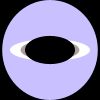
Frame 1 (no input)
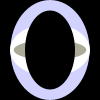
Frame 60 (the mouse pressed at the canvas centre just before this capture)
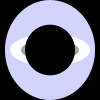
Frame 120 (the mouse held since frame 60 and released just before this capture)

The Processing sketch that drew these frames (run headless with seeded random() and noise(); from frame 60 on, the mouse is pressed at the canvas centre):

// Processing sketch: processing_136409
// ── processing_136409.pde


float cA[] = {20,80}; 
float cB[] = {10,90}; 
float cC[] = {10,100}; 
float cD[] = {10,60}; 
float aColR[] = {150,175}; 
float aColG[] = {150,175}; 
float aColB[] = {150,175}; 
float bColR[] = {0,0}; 
float bColG[] = {0,0}; 
float bColB[] = {0,0}; 
float cColR[] = {180,220}; 
float cColG[] = {180,220}; 
float cColB[] = {1800,220}; 
float dColR[] = {255,255}; 
float dColG[] = {255,255}; 
float dColB[] = {255,255}; 
randomCircles myRandomCircles; 

void setup() { 
  background(28,155,235); 
  frameRate (10); 
  size (100,100); 
} 
  
  void draw() {
  background (0); 
myRandomCircles = new randomCircles ( 

    random(cA[0],cA[1]), 
    random(cB[0],cA[1]), 
    random(cC[0],cC[1]), 
    random(cD[0],cD[1]), 
    random(aColR[0],aColR[1]), 
    random(aColG[0],aColG[1]), 
    random(aColB[0],aColB[1]), 
    random(bColR[0],bColR[1]), 
    random(bColG[0],bColG[1]), 
    random(bColB[0],bColB[1]), 
    random(cColR[0],cColR[1]), 
    random(cColG[0],cColG[1]), 
    random(cColB[0],cColB[1]), 
    random(dColR[0],dColR[1]), 
    random(dColG[0],dColG[1]), 
    random(dColB[0],dColB[1]) 
   ); 
  myRandomCircles.run(); 
} 

class randomCircles{ 
  float cA; 
  float cB; 
  float cC; 
  float cD; 
  float aColR; 
  float aColG; 
  float aColB; 
  float bColR; 
  float bColG; 
  float bColB; 
  float cColR; 
  float cColG; 
  float cColB; 
  float dColR;
  float dColG; 
  float dColB; 

  randomCircles (float _cA, float _cB, float _cC, float _cD, float _aColR, float _aColG, float _aColB, float _bColR, float _bColG, float _bColB, float _cColR, float _cColG, float _cColB, float _dColR, float _dColG, float _dColB){ 
  cA = _cA; 
  cB = _cB; 
  cC = _cC; 
  cD = _cD; 
  aColR = _aColR; 
  aColG = _aColG; 
  aColB = _aColB; 
  bColR = _bColR; 
  bColG = _bColG; 
  bColB = _bColB; 
  cColR = _cColR; 
  cColG = _cColG; 
  cColB = _cColB; 
  dColR = _dColR; 
  dColG = _dColG; 
  dColB = _dColB; 
 } 
  void run() { 
   display(); 
  } 


 void display() { 
    noStroke(); 
    fill(0); 
    pushMatrix(); 
    translate(width/2, height/2); 
   
   fill(cColR, cColG, cColB); 
   ellipse(0,0, cC, 100); 
   //cD 
   fill(dColR, dColG, dColB); 
   ellipse(0,0, 80, cD); 
   fill(aColR, aColG, aColB); 
   ellipse(0,0, cA, 20); 
   //cB 
   fill(bColR, bColG, bColB); 
   ellipse(0,0, 50, cB); 
   //cC 
   popMatrix();
 } 
}  
